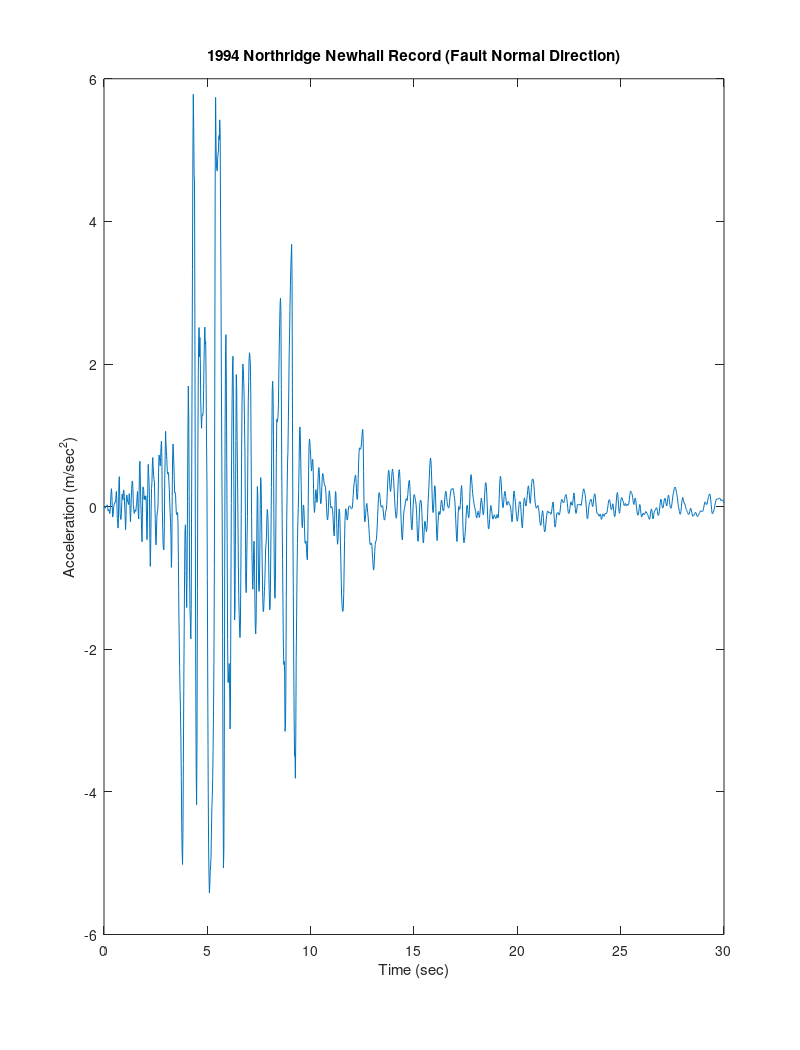

MATLAB code to generate this figure: (Note: this script raises an error after producing the figure.)
close all; clear ;
orient tall
data_fn=load('newhall_360.dat');
g=9.81;    % gravity

dt=0.02;    % time increment
t_end=30;  %end time (sec) for plotting
[m,n]=size(data_fn);
k=1;
for i=1:m
for j=1:n
   Ag(k)=data_fn(i,j)/100;   %change units from cm/s^2 to m/s^2
   Time(k)=dt*(k-1);
   k=k+1;
end
end

N=t_end/dt+1;
plot(Time(1:N),Ag(1:N))   
xlabel('Time (sec)')
ylabel('Acceleration (m/sec^2)')
title('1994 Northridge Newhall Record (Fault Normal Direction)')

% %duhamel integral
M = (2500*10^6)/1000; 
K = (26.5*10^6);
c = (2.45*10^6); 


%dumahel integral
[a_duhamel, v_duhamel, u_duhamel] = duhamel(M, c, Time, K, Ag,dt);


%fourier integral
[a_fourier, v_fourier, u_fourier] = response_frequency_domain(M, c, K, Ag, dt);

%Newmark integrator
gamma = 1/2; 
beta = 1/6; 
P = -M*Ag;
[a,v,u]=NewmarkIntegrator(gamma,beta,M,c,K,P,dt);

%total acceleration

total_duhamel = [0,a_duhamel,0] + Ag;
total_fourier = a_fourier(1:3000) + Ag; 
total_newmark = a' + Ag; 

acceleration_matrix(:,1) = total_duhamel;
acceleration_matrix(:,2) = total_fourier; 
acceleration_matrix(:,3) = total_newmark;
acceleration_matrix(:,4) = Ag;
%plottting for the three methods (total acceleration)
figure
for i = 1:size(acceleration_matrix,2)
    acc = acceleration_matrix(:,i);
    plot(Time(1:N), acc(1:N))
    hold on
end
legend("duhamel", "fourier","newmark", "Fixed-base")
xlabel("Time")
ylabel("Total acceleration")
title("Total acceleration for three methods")


%plotting for the relative displacement
displacement_matrix(:,1) = u_duhamel;
displacement_matrix(:,2) = u_fourier(1:3000); 
displacement_matrix(:,3) = u; 

figure
for i = 1:size(displacement_matrix,2)
    displ = displacement_matrix(:,i);
    plot(Time(1:N), displ(1:N))
    hold on
end
legend("duhamel", "fourier", "newmark")
xlabel("Time")
ylabel("Displacement")
title("Displacement for three methods")

%response spectra
t_period = 0.01:0.01:5;
dmp = [2, 5, 10]/100; 

res_gamma = 1/2;
res_beta = 1/4; 
for i = 1:length(dmp)
    for j = 1:length(t_period)
        res_m = 1;
        res_wo = (2*pi)/(t_period(j));
        res_c = 2*res_m*res_wo*dmp(i);
        res_k = res_m*(res_wo^2);
        p = -res_m*Ag;
        [a_fourier_res, v_fourier_res, u_fourier_res] = response_frequency_domain(res_m, res_c, res_k, Ag, dt);
        [a_res,v_res,u_res]=NewmarkIntegrator(res_gamma,res_beta,res_m,res_c,res_k,p,dt);
        fourier_disp(j,i) = max(abs(u_fourier_res));
        fourier_acc(j,i) = max(a_fourier_res(1:3000) + Ag);
        newmark_disp(j,i) = max(abs(u_res));
        newmark_acc(j,i) = max(a_res + Ag');  
    end

end

%plotting
figure
for j= 1:2
    subplot(2,1,j)
    for i = 1:size(fourier_acc,2)
        if j ==1
            plot(t_period', fourier_acc(:,i))
        else
            plot(t_period', fourier_disp(:,i))

        end
    hold on
    end
    if j ==1
        legend("\zeta = 2% ", "\zeta = 5%", "\zeta = 10%")
        xlabel("Period")
        ylabel("Total Acceleration")
    else
        legend("\zeta = 2%", "\zeta = 5%", "\zeta = 10%")
        xlabel("Period")
        ylabel("Displacement")
    end

end
sgtitle("Frequency domain ")

figure
for j= 1:2
    subplot(2,1,j)
    for i = 1:size(newmark_acc,2)
        if j ==1
            plot(t_period', newmark_acc(:,i))
        else
            plot(t_period', newmark_disp(:,i))

        end
    hold on
    end
    if j ==1
        legend("\zeta = 2%", "\zeta = 5%", "\zeta = 10%")
        xlabel("Period")
        ylabel("Total Acceleration ")
    else
        legend("\zeta = 2%", "\zeta = 5%", "\zeta = 10%")
        xlabel("Period")
        ylabel("Displacement ")
    end

end
sgtitle("Time domain")

